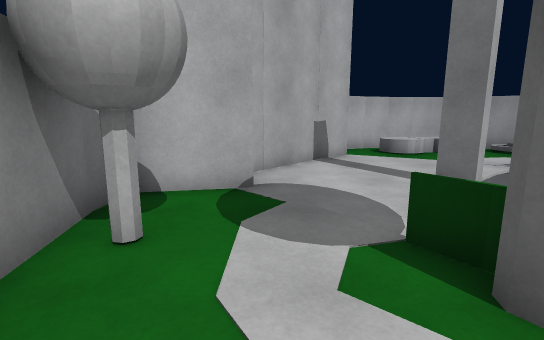
View 1 (above)

12 first-person views from a walk through a Unity game level. The camera is 1.3 m above the floor, tilts 10° down and sees 85° across. The floor is counted in squares, 1 m on a side. Each view is taken from the middle of a square. On the plan, view 1 faces up. The plan holds only what a view shows up to about 14 squares ahead; the rest is blank. The place goes on beyond the plan. The player character is not drawn.

View 2
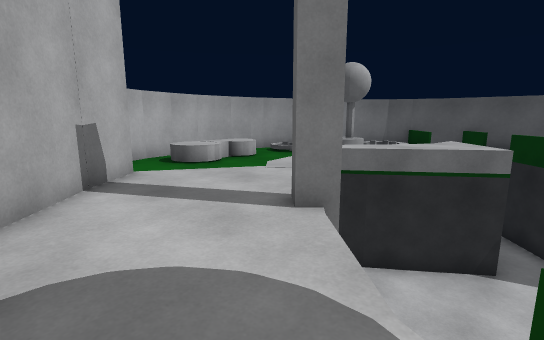

View 3
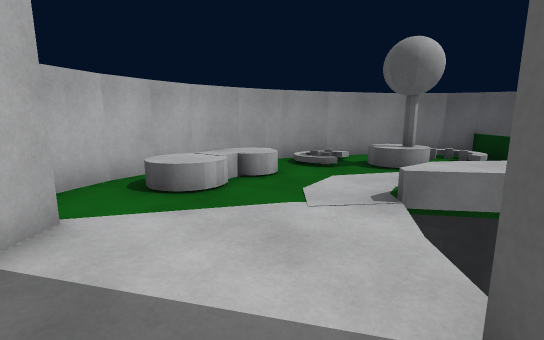

View 4
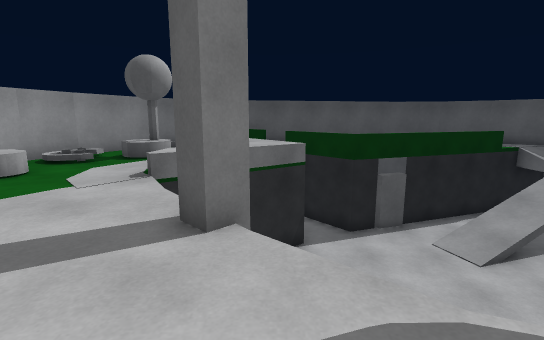

View 5
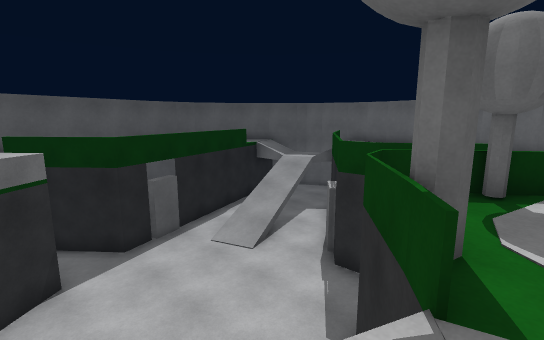

View 6
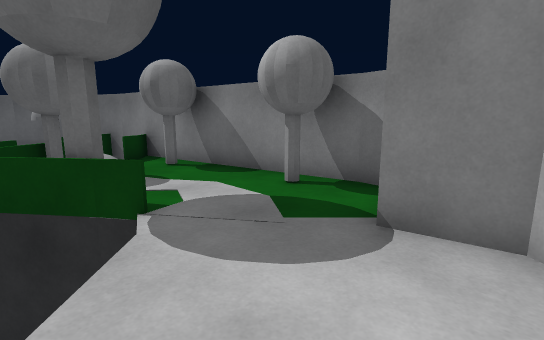

View 7
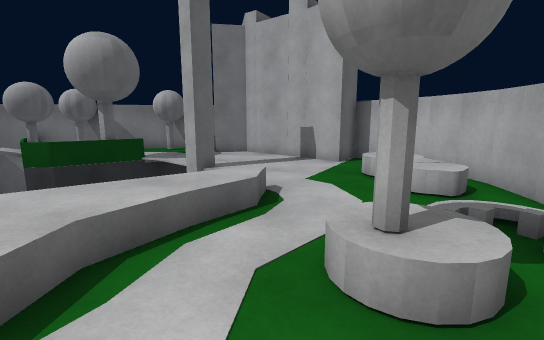

View 8
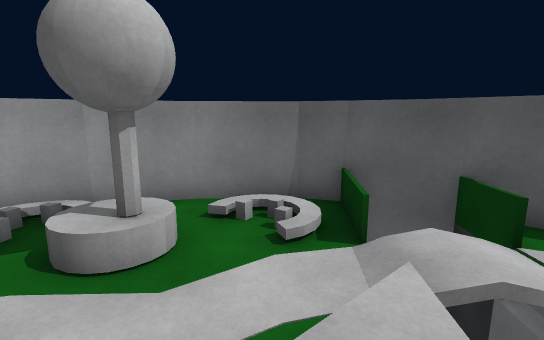

View 9
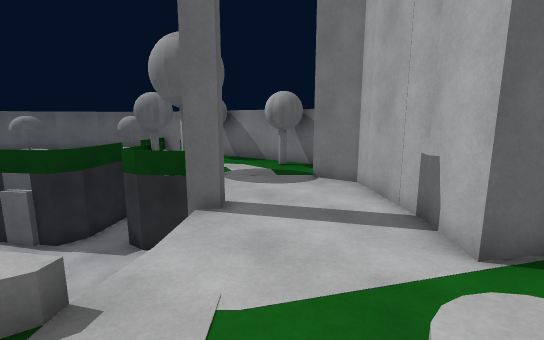

View 10
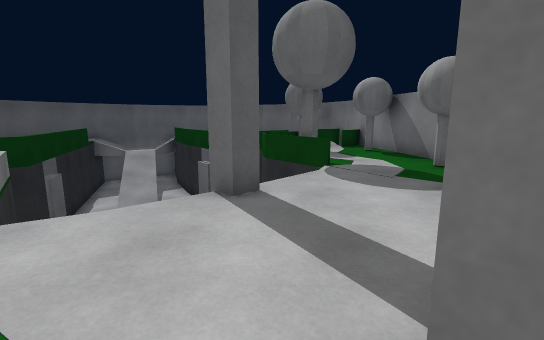

View 11
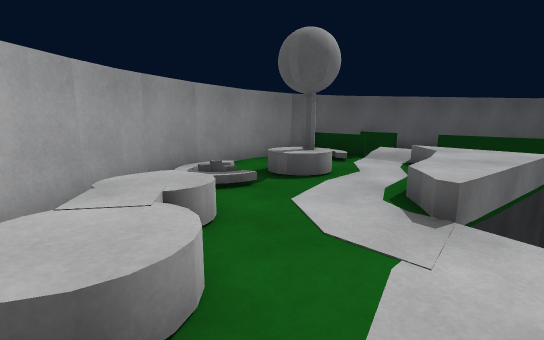

View 12
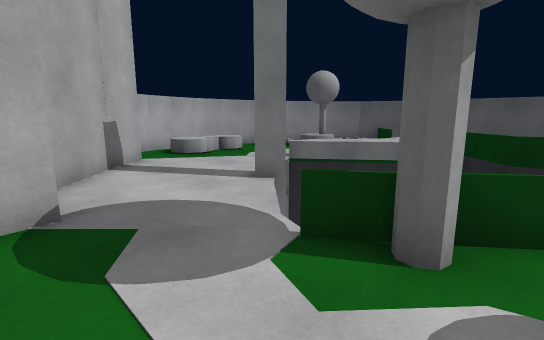

### Floor plan
Key: @ floor where view 1 was taken; # wall or solid block; x gap in a wall; . main floor; : floor 0.25 m higher than the main floor; + floor 0.5 m higher than the main floor; - floor 2.75 m lower than the main floor; / step, stairs or slope; = window, fence, low wall or low ledge; v drop or lower ground; O other object.
Columns run from 2 left of view 1 to 16 right of it. Each row starts with its distance up from view 1.
 13      ########
 12     ##.O//./###
 11    ##..O//.//.##
 10    ##.......#/.##
  9   ##........##//##
  8  ##....../....//xv
  7  #.....//#O/../= v#
  6  #...##/-##+///:v##
  5 ##...   --v++  /=##
  4 #....   ---v####  #
  3 #...x   ----##=   #
  2 #...#=------##    #
  1 #....= ------#    #
  0 ##@.## ------#    #
 -1 ######-------##
 -2       ####= --#
 -3         ###=  #

Where each view was taken, in squares from view 1:
view 1: 0 up, 0 right, facing up
view 2: 3 up, 0 right, facing up-right
view 3: 6 up, 2 right, facing up-right
view 4: 5 up, 0 right, facing right
view 5: 5 up, 1 right, facing down-right
view 6: 7 up, 3 right, facing down-left
view 7: 8 up, 13 right, facing left
view 8: 5 up, 9 right, facing up-right
view 9: 11 up, 7 right, facing down-left
view 10: 11 up, 3 right, facing down
view 11: 10 up, 3 right, facing right
view 12: 1 up, 1 left, facing up-right
